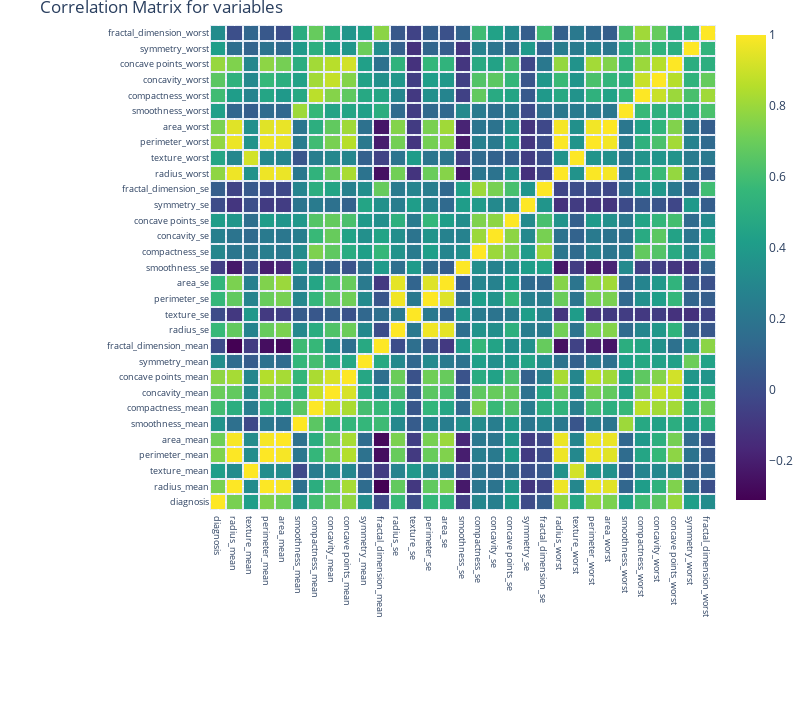

Notebook cell for this chart:
### Markdown cell above
Correlation matrix

### Code cell
#correlation
correlation = data.corr()
#tick labels
matrix_cols = correlation.columns.tolist()
#convert to array
corr_array  = np.array(correlation)

#Plotting
trace = go.Heatmap(z = corr_array,
                   x = matrix_cols,
                   y = matrix_cols,
                   xgap = 2,
                   ygap = 2,
                   colorscale='Viridis',
                   colorbar   = dict() ,
                  )
layout = go.Layout(dict(title = 'Correlation Matrix for variables',
                        autosize = False,
                        height  = 720,
                        width   = 800,
                        margin  = dict(r = 0 ,l = 210,
                                       t = 25,b = 210,
                                     ),
                        yaxis   = dict(tickfont = dict(size = 9)),
                        xaxis   = dict(tickfont = dict(size = 9)),
                       )
                  )
fig = go.Figure(data = [trace],layout = layout)
py.iplot(fig)

### Figure 1 — Plotly figure (JSON) as saved in the notebook; plotly's stock layout.template omitted (floating-point values rounded to 4 significant figures; data arrays with more than 128 entries replaced by an {"elided": "..."} marker saying what was removed)
{"data": [{"colorscale": [[0, "#440154"], [0.1111, "#482878"], [0.2222, "#3e4989"], [0.3333, "#31688e"], [0.4444, "#26828e"], [0.5556, "#1f9e89"], [0.6667, "#35b779"], [0.7778, "#6ece58"], [0.8889, "#b5de2b"], [1, "#fde725"]], "type": "heatmap", "x": ["diagnosis", "radius_mean", "texture_mean", "perimeter_mean", "area_mean", "smoothness_mean", "compactness_mean", "concavity_mean", "concave points_mean", "symmetry_mean", "fractal_dimension_mean", "radius_se", "texture_se", "perimeter_se", "area_se", "smoothness_se", "compactness_se", "concavity_se", "concave points_se", "symmetry_se", "fractal_dimension_se", "radius_worst", "texture_worst", "perimeter_worst", "area_worst", "smoothness_worst", "compactness_worst", "concavity_worst", "concave points_worst", "symmetry_worst", "fractal_dimension_worst"], "xgap": 2, "y": ["diagnosis", "radius_mean", "texture_mean", "perimeter_mean", "area_mean", "smoothness_mean", "compactness_mean", "concavity_mean", "concave points_mean", "symmetry_mean", "fractal_dimension_mean", "radius_se", "texture_se", "perimeter_se", "area_se", "smoothness_se", "compactness_se", "concavity_se", "concave points_se", "symmetry_se", "fractal_dimension_se", "radius_worst", "texture_worst", "perimeter_worst", "area_worst", "smoothness_worst", "compactness_worst", "concavity_worst", "concave points_worst", "symmetry_worst", "fractal_dimension_worst"], "ygap": 2, "z": {"elided": "31x31 float values"}}], "layout": {"autosize": false, "height": 720, "margin": {"b": 210, "l": 210, "r": 0, "t": 25}, "title": {"text": "Correlation Matrix for variables"}, "width": 800, "xaxis": {"tickfont": {"size": 9}}, "yaxis": {"tickfont": {"size": 9}}}}
